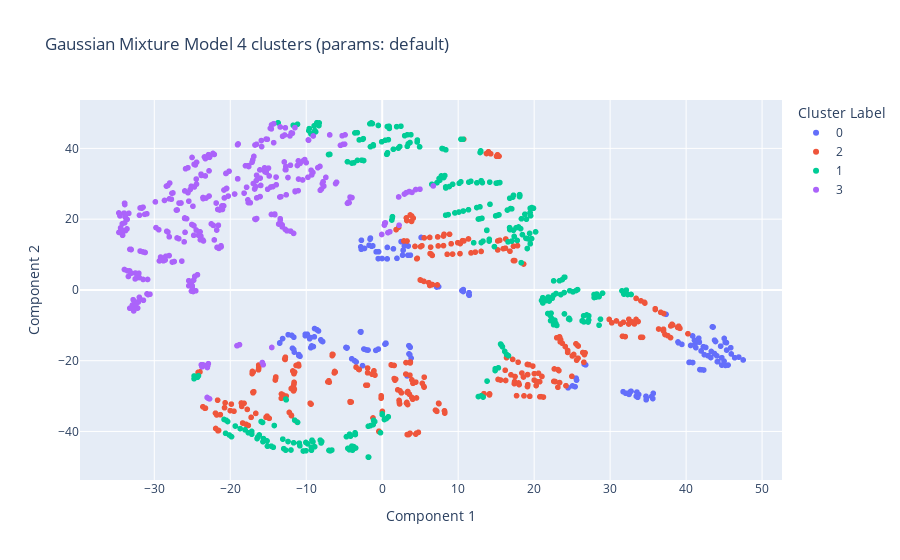

Notebook code for this chart:
### Markdown cell above
Dimensionality reduction down to two dimensions

### Code cell
visualize_clustered_data_2d(data_2d_tsne, gm_labels, {"algorithm": "Gaussian Mixture Model", "n_clusters": "4", "params":"default"}).show()

### Figure 1 — Plotly figure (JSON) as saved in the notebook; plotly's stock layout.template omitted (floating-point values rounded to 4 significant figures; data arrays with more than 128 entries replaced by an {"elided": "..."} marker saying what was removed)
{"data": [{"hovertemplate": "Cluster Label=0<br>Component 1=%{x}<br>Component 2=%{y}<extra></extra>", "legendgroup": "0", "marker": {"color": "#636efa", "symbol": "circle"}, "mode": "markers", "name": "0", "showlegend": true, "type": "scattergl", "x": {"elided": "155 float values"}, "xaxis": "x", "y": {"elided": "155 float values"}, "yaxis": "y"}, {"hovertemplate": "Cluster Label=2<br>Component 1=%{x}<br>Component 2=%{y}<extra></extra>", "legendgroup": "2", "marker": {"color": "#EF553B", "symbol": "circle"}, "mode": "markers", "name": "2", "showlegend": true, "type": "scattergl", "x": {"elided": "314 float values"}, "xaxis": "x", "y": {"elided": "314 float values"}, "yaxis": "y"}, {"hovertemplate": "Cluster Label=1<br>Component 1=%{x}<br>Component 2=%{y}<extra></extra>", "legendgroup": "1", "marker": {"color": "#00cc96", "symbol": "circle"}, "mode": "markers", "name": "1", "showlegend": true, "type": "scattergl", "x": {"elided": "294 float values"}, "xaxis": "x", "y": {"elided": "294 float values"}, "yaxis": "y"}, {"hovertemplate": "Cluster Label=3<br>Component 1=%{x}<br>Component 2=%{y}<extra></extra>", "legendgroup": "3", "marker": {"color": "#ab63fa", "symbol": "circle"}, "mode": "markers", "name": "3", "showlegend": true, "type": "scattergl", "x": {"elided": "317 float values"}, "xaxis": "x", "y": {"elided": "317 float values"}, "yaxis": "y"}], "layout": {"legend": {"title": {"text": "Cluster Label"}, "tracegroupgap": 0}, "title": {"text": "Gaussian Mixture Model 4 clusters (params: default)"}, "xaxis": {"anchor": "y", "domain": [0, 1], "title": {"text": "Component 1"}}, "yaxis": {"anchor": "x", "domain": [0, 1], "title": {"text": "Component 2"}}}}
